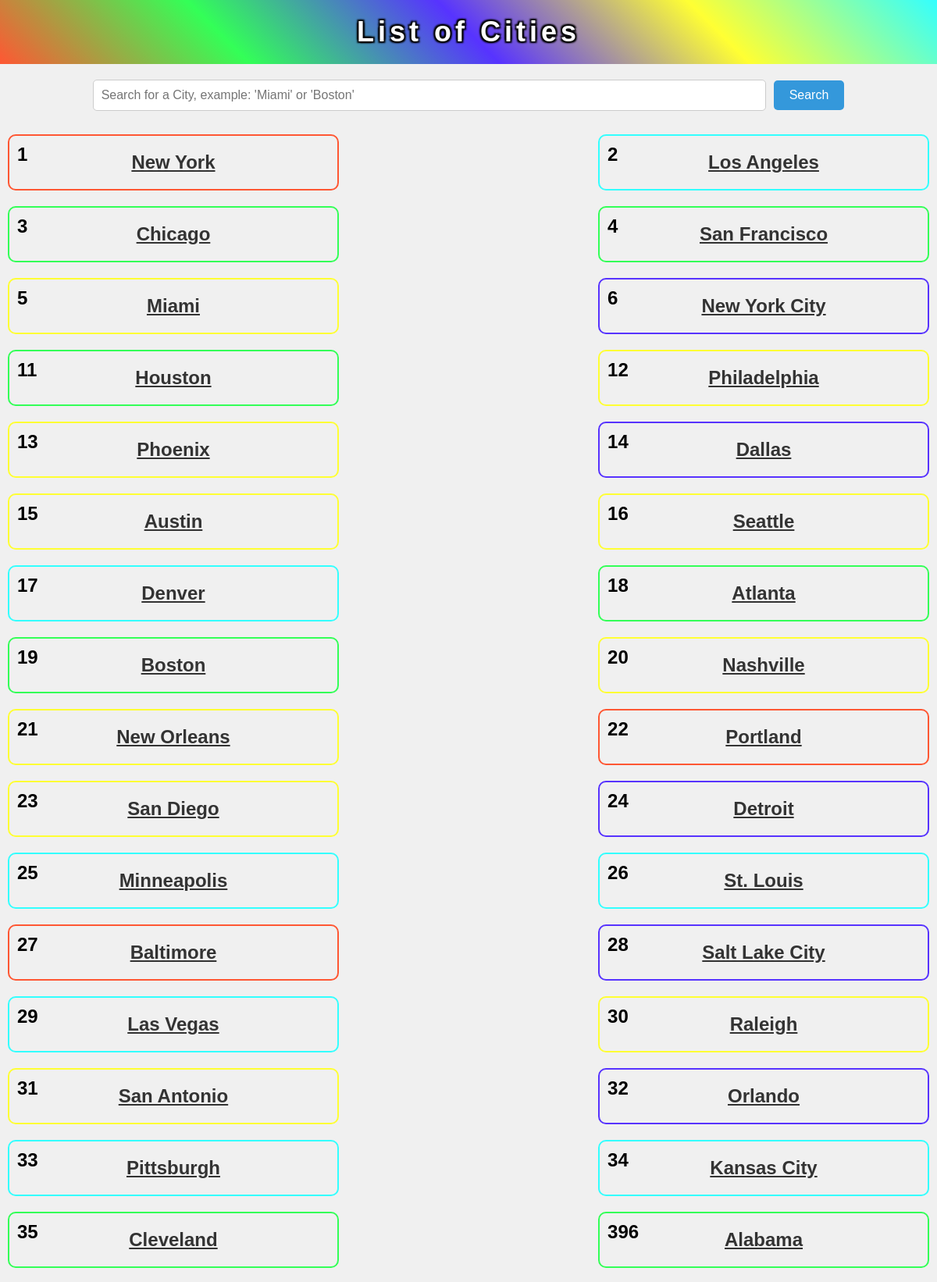
The app's page /cities (upper part) with its own data.
### city.py (models this page shows)
class City(db.Model):
    id = db.Column(db.Integer, primary_key=True)
    name = db.Column(db.String(100))
    state = db.Column(db.String(100))
    latitude = db.Column(db.Float)
    longitude = db.Column(db.Float)

### city.py (the view)
@app.route('/cities')
def cities():
    cities = City.query.all()
    return render_template('cities.html', cities=cities)

### templates/cities.html (shortened to what this page needs)
<!DOCTYPE html>
<html lang="en">
<head>
</head>
<body>
    <h1><span class="sparkle-text">List of Cities</span></h1>
    <div class="search-bar-container">
        <input type="text" id="searchInput" class="search-input" placeholder="Search for a City, example: 'Miami' or 'Boston'">
        <button class="search-button" onclick="searchCities()">Search</button>
    </div>
    <div class="container">
        {% set displayed_cities = [] %}
        {% for city in cities %}
            {% if city.name not in displayed_cities %}
                <div class="city-box" style="border-color: {{ city.color }}">
                    <span class="city-rank">{{ loop.index }}</span>
                    <a href="{{ url_for('city_details', city_id=city.id) }}" class="city-name">{{ city.name }}</a>
                </div>
            {% endif %}
        {% endfor %}
    </div>
</body>
</html>

### templates/cities.html (style rules this page uses)
body { margin: 0; padding: 0; font-family: Arial, sans-serif; background-color: #f0f0f0; }
h1 { background: linear-gradient(45deg, #FF5733, #33FF57, #5733FF, #FFFF33, #33FFFF); color: #fff; padding: 20px; text-align: center; margin: 0; text-shadow: 2px 2px 2px #000, -2px -2px 2px #000, 2px -2px 2px #000, -2px 2px 2px #000; }
.sparkle-text { letter-spacing: 5px; }
.container { display: flex; flex-wrap: wrap; justify-content: space-between; }
.city-box { width: calc(33.33% - 20px); margin: 10px; border: 2px solid #3498db; border-radius: 10px; padding: 20px; text-align: center; position: relative; overflow: visible; transition: transform 0.2s, box-shadow 0.2s; }
.city-name { font-size: 24px; font-weight: bold; margin-bottom: 10px; color: #333; }
.search-bar-container { display: flex; justify-content: center; align-items: center; margin: 20px 0; }
.search-input { width: 70%; padding: 10px; font-size: 16px; border: 1px solid #ccc; border-radius: 5px; margin-right: 10px; }
.search-button { padding: 10px 20px; background-color: #3498db; color: #fff; font-size: 16px; border: none; border-radius: 5px; cursor: pointer; }
h1 { font-size: 36px; font-weight: bold; text-align: center; padding: 20px; }
.city-rank { position: absolute; top: 10px; left: 10px; font-size: 24px; font-weight: bold; color: #000; }

### records on screen
City: name "New York"
City: name "Los Angeles"
City: name "Chicago"
City: name "San Francisco"
City: name "Miami"
City: name "New York City"
City: name "Houston"
City: name "Philadelphia"
City: name "Phoenix"
City: name "Dallas"
City: name "Austin"
City: name "Seattle"
City: name "Denver"
City: name "Atlanta"
City: name "Boston"
City: name "Nashville"
City: name "New Orleans"
City: name "Portland"
City: name "San Diego"
City: name "Detroit"
City: name "Minneapolis"
City: name "St. Louis"
City: name "Baltimore"
City: name "Salt Lake City"
City: name "Las Vegas"
City: name "Raleigh"
City: name "San Antonio"
City: name "Orlando"
City: name "Pittsburgh"
City: name "Kansas City"
City: name "Cleveland"
City: name "Alabama"
